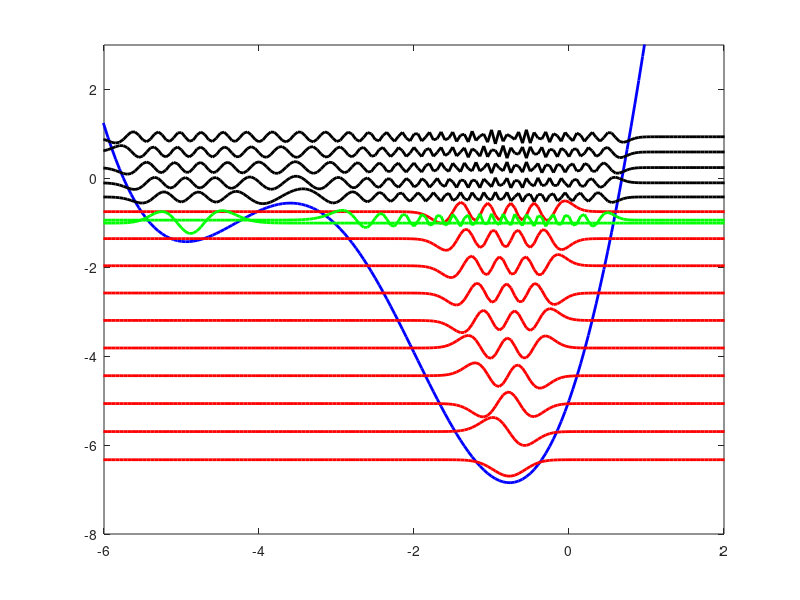

Write MATLAB code to recreate this figure.
close all;clear all; clc;

x=-8:0.05:3;

A=-2*ones(1,length(x));
B=ones(1,length(x)-1);
D=diag(A)+diag(B,1)+diag(B,-1);
V=diag(x.*x-5*cos(x)+5*x);
H=V-2*D;
[PHI,E]=eig(H);

plot(x,diag(V),'b','LineWidth',2);
hold on;
plot(x,PHI(:,1)'+1*0.4+E(1,1),'r','LineWidth',2)
for i=2:1:10
    plot(x,PHI(:,i)'+i*0.4+E(i,i),'r','LineWidth',2)
end
for i=[35,36]
    plot(x,PHI(:,i)'+E(i,i),'g','LineWidth',2)
end
for i=[45,50,55,60,65]
    plot(x,PHI(:,i)'+E(i,i),'k','LineWidth',2)
end
xlim([-6,2]);
ylim([-8,3]);
filename=['v-x2_5cosx-',datestr(now,30),'.png'];
print(gcf,'-dpng',filename);
